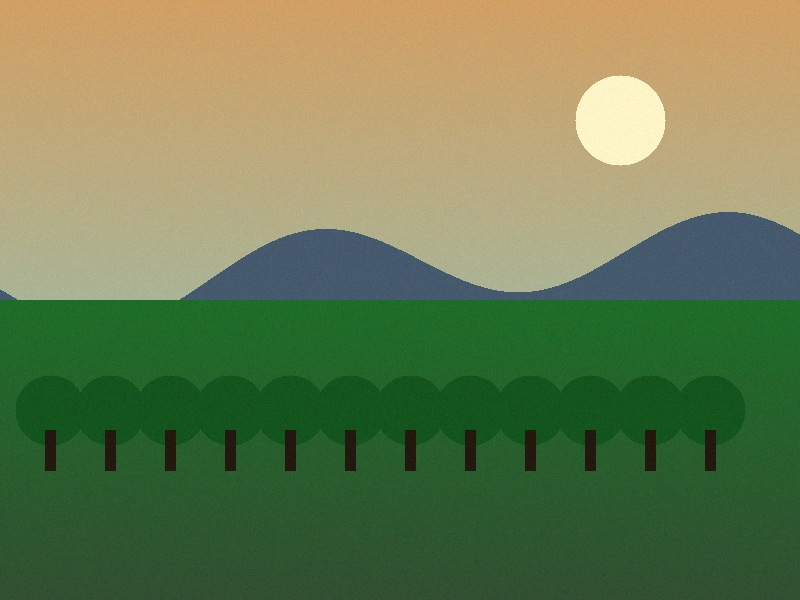
#> input picture sample_images/benchmarks/1_authentic_dslr_landscape.jpg, 800 x 600 px; its folder holds only this picture in this run
$ python -i noise.py   (imports and definitions only)   (older library calls are emulated)
#> lines starting #> are read from the running program, lines starting #| are printed output that depends on the picture
### app/utils/visualizer.py
"""
Visualization utility functions for forensic heatmaps, overlays, and annotations.
"""
import base64
import io
from typing import List, Optional, Tuple
import cv2
import numpy as np
from PIL import Image


def normalize_to_uint8(data: np.ndarray, clip_percentiles: Tuple[float, float] = (1.0, 99.0)) -> np.ndarray:
    """
    Normalizes a floating-point or integer array to 0-255 uint8 range
    using percentile clipping for enhanced dynamic range.
    """
    if data.size == 0:
        return np.zeros((1, 1), dtype=np.uint8)

    p_low, p_high = np.percentile(data, clip_percentiles)
    if p_high > p_low:
        clipped = np.clip(data, p_low, p_high)
        norm = ((clipped - p_low) / (p_high - p_low) * 255.0).astype(np.uint8)
    else:
        norm = np.zeros_like(data, dtype=np.uint8)
    return norm


def create_heatmap(
    intensity_map: np.ndarray,
    colormap: int = cv2.COLORMAP_JET
) -> np.ndarray:
    """
    Converts a 2D intensity map (0-255 or float) to an RGB pseudo-color heatmap.
    """
    if intensity_map.dtype != np.uint8:
        intensity_map = normalize_to_uint8(intensity_map)

    heatmap_bgr = cv2.applyColorMap(intensity_map, colormap)
    heatmap_rgb = cv2.cvtColor(heatmap_bgr, cv2.COLOR_BGR2RGB)
    return heatmap_rgb


# [79 lines left out: functions create_blended_overlay, draw_copy_move_annotations, encode_image_to_base64, not called in this run]

### app/modules/noise.py
"""
Noise Inconsistency and High-Frequency Residual Analysis Module.

Authentic digital photos have a consistent noise floor generated by the camera's
sensor (ISO, PRNU, shot noise). Spliced elements, localized inpainting, or denoised
regions exhibit severe local noise variance and entropy disparities.
"""
from typing import Any, Dict, Tuple
import cv2
import numpy as np
from scipy.ndimage import median_filter

from app.config import NoiseConfig, DEFAULT_CONFIG
from app.utils.visualizer import create_heatmap, normalize_to_uint8


class NoiseDetector:
    """Analyzes high-frequency noise residuals to detect splicing and inpainting anomalies."""

    def __init__(self, config: NoiseConfig = DEFAULT_CONFIG.noise):
        self.config = config

    # [148 lines left out: functions extract_noise_residual, analyze, not called in this run]

>>> import cv2
>>> picture = cv2.cvtColor(cv2.imread('../../sample_images/benchmarks/1_authentic_dslr_landscape.jpg'), cv2.COLOR_BGR2RGB)
>>> result = NoiseDetector().analyze(picture)
#> in extract_noise_residual, `edge_mag = np.sqrt(sobelx**2 + sobely**2)`:
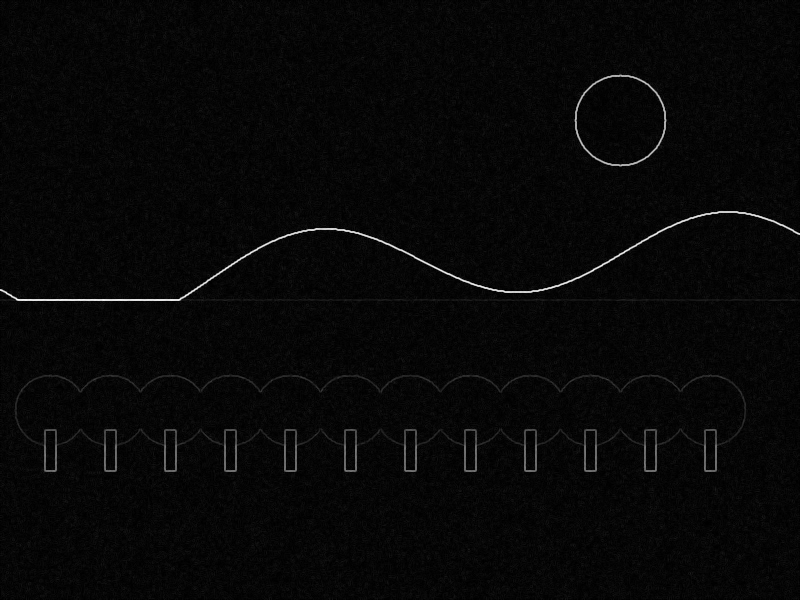
#> edge_mag: shape (600, 800) float32; min 0, max 431.5, mean 13.4; drawn with min black and max white
#> in extract_noise_residual, `edge_threshold = np.percentile(edge_mag, 85)`: edge_threshold = 17.2
#> in extract_noise_residual, `edge_mask = edge_mag > edge_threshold`:
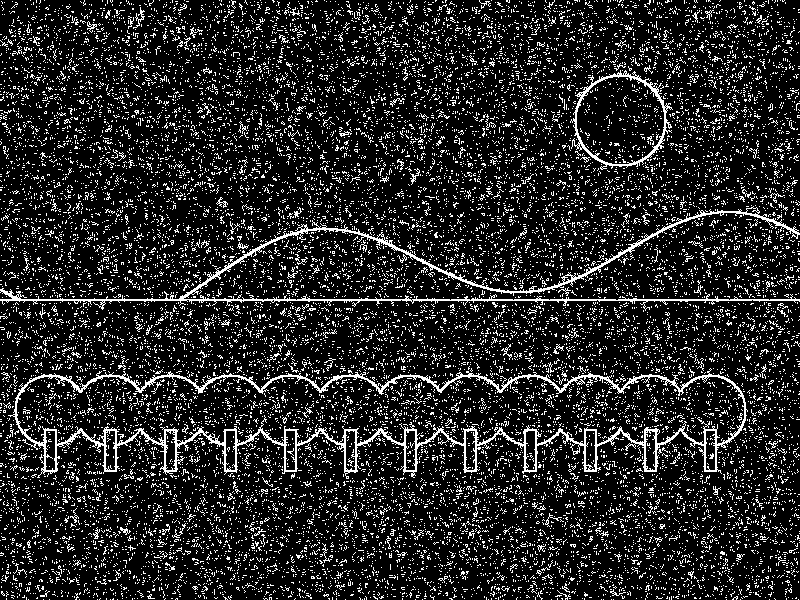
#> edge_mask: shape (600, 800) bool; 14.9% white in thin lines or dots
#> in extract_noise_residual, `residual[edge_mask] *= 0.2`: residual: shape (600, 800) float32; min -13, max 16.6, mean -0.00179
#> after the loop in analyze, `for y in range(0, h - patch_size + 1, stride):`:
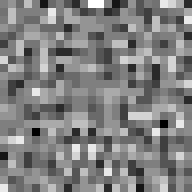
#> p_res: shape (24, 24) float32 (shown 8 times larger); min -6, max 6, mean 0.0542; drawn with min black and max white
#> after the loop in analyze, `for y in range(0, h - patch_size + 1, stride):`: patch_coords = 3185 pairs, first value 0 to 576, second value 0 to 768; patch_stds = 3185 values, max 2.56 at index 1320, min 1.45 at index 700, mean 2
#> in analyze, `median_std = float(np.median(patch_stds))`: median_std = 1.99
#> in analyze, `mad = float(np.median(np.abs(patch_stds - median_std))) * 1.4826`: mad = 0.122
#> in analyze, `z_scores = np.abs(patch_stds - median_std) / mad`: z_scores = 3185 values, max 4.62 at index 1320, min 0 at index 2981, mean 0.825
#> in analyze, `max_z = float(np.max(z_scores))`: max_z = 4.62
#> in analyze, `outlier_ratio = float(np.sum(outliers) / len(z_scores))`: outlier_ratio = 0.0264
#> the loop in analyze, `for idx, (y, x) in enumerate(patch_coords):` made 3185 passes
#> in analyze, `count_grid[count_grid == 0] = 1.0`:
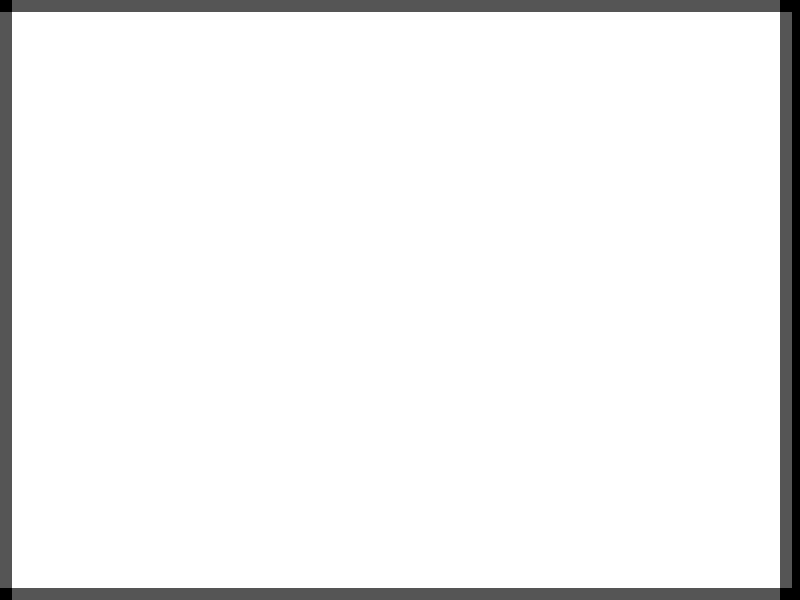
#> count_grid: shape (600, 800) float32; min 1, max 4, mean 3.83; drawn with min black and max white
#> in analyze, `anomaly_map = anomaly_grid / count_grid`:
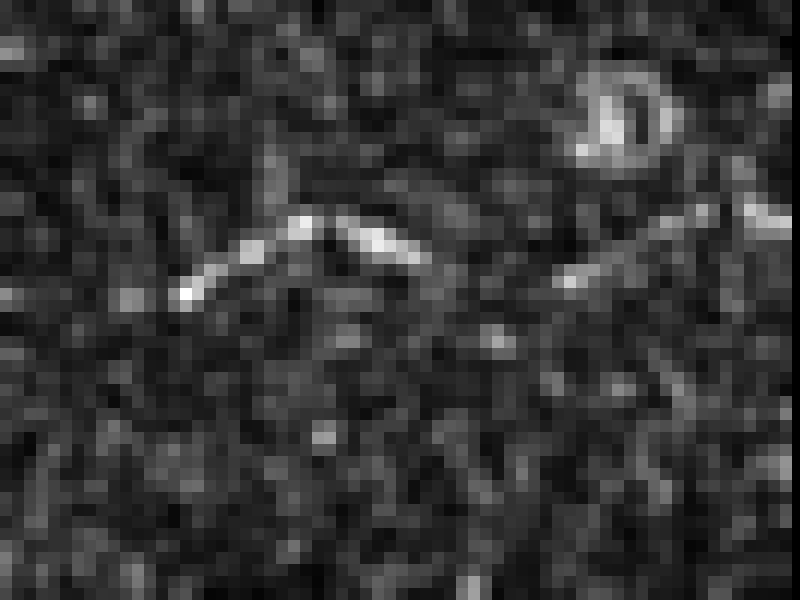
#> anomaly_map: shape (600, 800) float32; min 0, max 3.9, mean 0.813; drawn with min black and max white
#> in analyze, `effective_outlier_ratio = max(0.0, outlier_ratio - 0.04)`: effective_outlier_ratio = 0
#> in analyze, `score += min(35.0, ((max_z - 4.0) / 8.0) * 35.0)`: score = 2.7
#> in analyze, `noise_cv = float(np.std(patch_stds) / (median_std + 1e-6))`: noise_cv = 0.0649
#> in analyze, `effective_noise_cv = max(0.0, noise_cv - 0.25)`: effective_noise_cv = 0
#> in analyze, `score_percentage = float(np.clip(round(score, 1), 0.0, 100.0))`: score_percentage = 2.7
#> in normalize_to_uint8, `p_low, p_high = np.percentile(data, clip_percentiles)`: p_low = 0.0337; p_high = 2.63
#> in create_heatmap, `heatmap_bgr = cv2.applyColorMap(intensity_map, colormap)`:
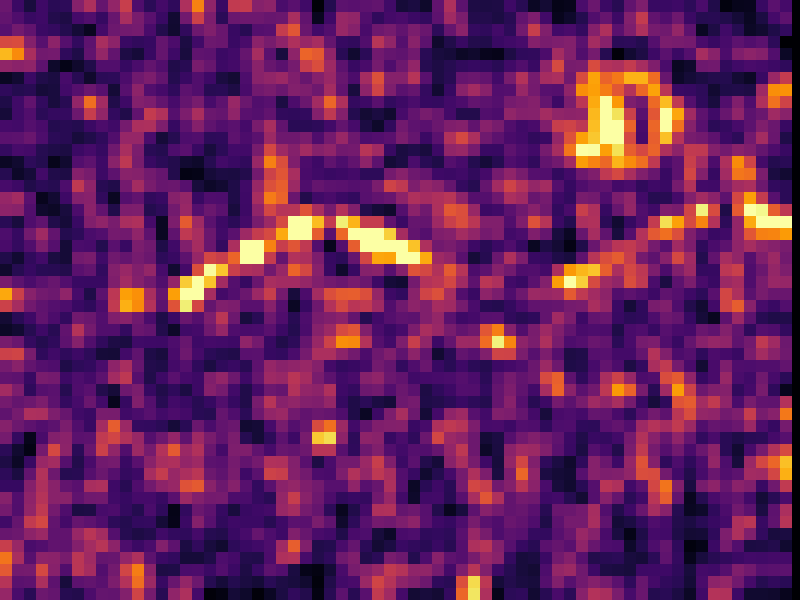
#> heatmap_bgr: shape (600, 800, 3); mean B, G, R 92.4, 30.3, 101.7
#> call 2 of normalize_to_uint8, with clip_percentiles = (1, 99)
#> in normalize_to_uint8 (call 2), `p_low, p_high = np.percentile(data, clip_percentiles)`: p_low = 0; p_high = 6
#> in normalize_to_uint8 (call 2), `clipped = np.clip(data, p_low, p_high)`:
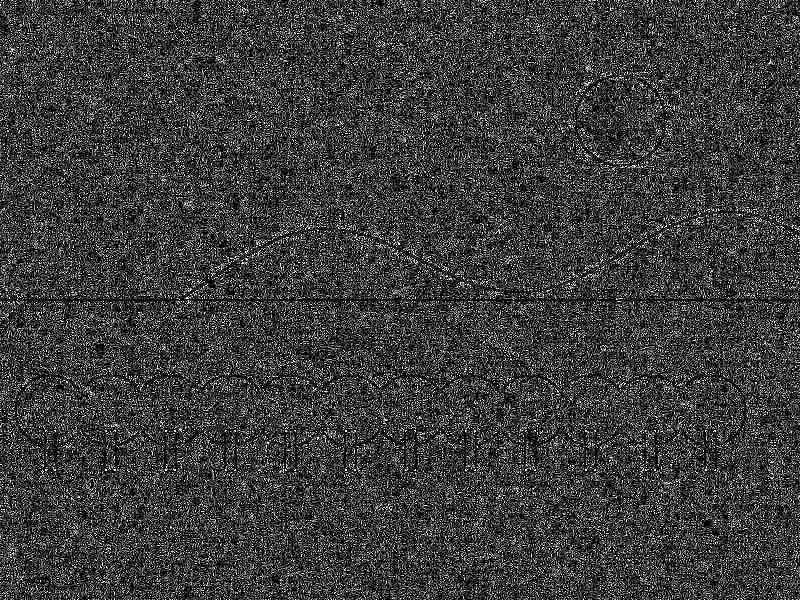
#> clipped: shape (600, 800) float32; min 0, max 6, mean 1.43; drawn with min black and max white
#> result = 5 items
